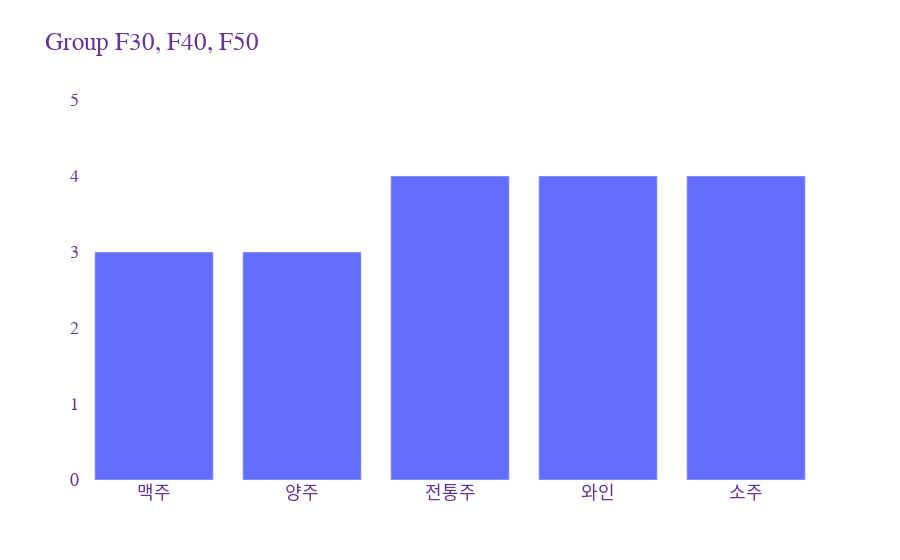

The notebook cell this image was saved under:
### Code cell
fig = go.Figure([go.Bar(x=name_x, y=num_y)])
fig.update_yaxes(range=[0,5])
fig.update_layout(
    title_text=gra_name,
    barmode="stack",
    uniformtext=dict(mode="hide", minsize=10),
    plot_bgcolor='white',
    legend_title_font_color="green",
    font=dict(
        family="Times New Roman",
        size=18,
        color="RebeccaPurple"
    )
)
fig.show()

### Figure 1 — Plotly figure (JSON) as saved in the notebook; plotly's stock layout.template omitted (floating-point values rounded to 4 significant figures)
{"data": [{"type": "bar", "x": ["맥주", "양주", "전통주", "와인", "소주"], "y": [3, 3, 4, 4, 4]}], "layout": {"barmode": "stack", "font": {"color": "RebeccaPurple", "family": "Times New Roman", "size": 18}, "legend": {"title": {"font": {"color": "green"}}}, "plot_bgcolor": "white", "title": {"text": "Group F30, F40, F50"}, "uniformtext": {"minsize": 10, "mode": "hide"}, "yaxis": {"range": [0, 5]}}}
